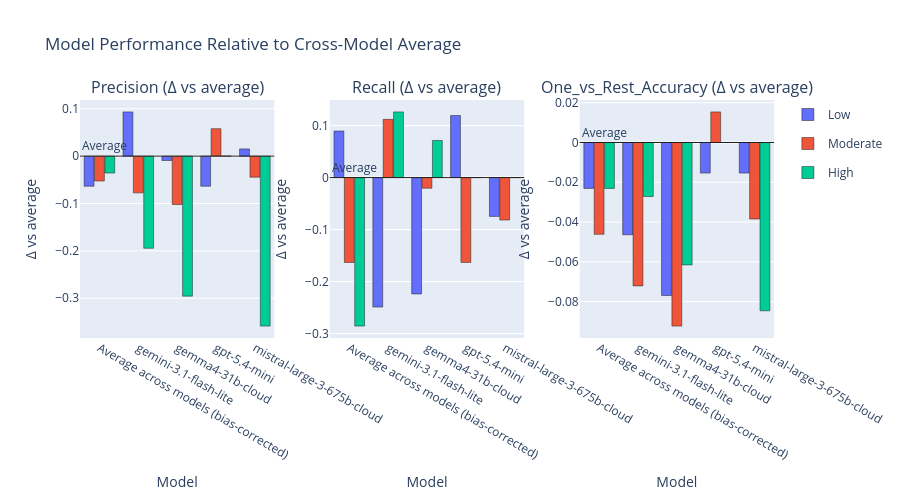

Notebook code for this chart:
### Code cell
# Compare each model against the "Average across models" baseline, per class.
# Support is excluded here: it's a sample count, not a higher-is-better metric,
# so "better/worse than average" doesn't apply to it.
delta_metrics = ["Precision", "Recall", "One_vs_Rest_Accuracy"]
colors = {"Low": "#636EFA", "Moderate": "#EF553B", "High": "#00CC96"}

average_metrics_df = (
    class_metrics_df.loc[class_metrics_df["Model"] == AVERAGE_MODEL_NAME, ["Class"] + delta_metrics]
    .rename(columns={metric: f"{metric}_avg" for metric in delta_metrics})
)

delta_df = class_metrics_df[class_metrics_df["Model"] != AVERAGE_MODEL_NAME].merge(
    average_metrics_df, on="Class", how="left"
)
for metric in delta_metrics:
    delta_df[f"{metric}_delta"] = delta_df[metric] - delta_df[f"{metric}_avg"]

model_order = sorted(delta_df["Model"].unique())

fig = make_subplots(
    rows=1, cols=3,
    subplot_titles=[f"{m} (Δ vs average)" for m in delta_metrics],
    horizontal_spacing=0.08,
)

for col_idx, metric in enumerate(delta_metrics, start=1):
    for class_label in LABEL_ORDER:
        class_data = (
            delta_df[delta_df["Class"] == class_label]
            .set_index("Model")
            .reindex(model_order)
            .reset_index()
        )
        fig.add_trace(
            go.Bar(
                x=class_data["Model"],
                y=class_data[f"{metric}_delta"],
                name=class_label,
                marker=dict(color=colors[class_label], line=dict(color="#1f1f1f", width=0.5)),
                legendgroup=class_label,
                showlegend=(col_idx == 1),
                customdata=np.stack([class_data[metric], class_data[f"{metric}_avg"]], axis=-1),
                hovertemplate=(
                    f"<b>{class_label}</b><br>"
                    "Model: %{x}<br>"
                    f"{metric}: %{{customdata[0]:.3f}}<br>"
                    "Average: %{customdata[1]:.3f}<br>"
                    "Δ: %{y:+.3f}"
                    "<extra></extra>"
                ),
            ),
            row=1,
            col=col_idx,
        )
    fig.add_hline(
        y=0,
        line_width=1,
        line_color="#1f1f1f",
        annotation_text="Average",
        annotation_position="top left",
        row=1,
        col=col_idx,
    )
    fig.update_yaxes(title_text="Δ vs average", row=1, col=col_idx)
    fig.update_xaxes(title_text="Model", row=1, col=col_idx)

fig.update_layout(
    title_text="Model Performance Relative to Cross-Model Average",
    barmode="group",
    bargap=0.2,
    bargroupgap=0.05,
    height=500,
    hovermode="closest",
)

fig.show()

### Figure 1 — Plotly figure (JSON) as saved in the notebook; plotly's stock layout.template omitted (floating-point values rounded to 4 significant figures)
{"data": [{"customdata": [[0.6667, 0.7302], [0.8235, 0.7302], [0.7209, 0.7302], [0.6667, 0.7302], [0.7455, 0.7302]], "hovertemplate": "<b>Low</b><br>Model: %{x}<br>Precision: %{customdata[0]:.3f}<br>Average: %{customdata[1]:.3f}<br>Δ: %{y:+.3f}<extra></extra>", "legendgroup": "Low", "marker": {"color": "#636EFA", "line": {"color": "#1f1f1f", "width": 0.5}}, "name": "Low", "showlegend": true, "type": "bar", "x": ["Average across models (bias-corrected)", "gemini-3.1-flash-lite", "gemma4-31b-cloud", "gpt-5.4-mini", "mistral-large-3-675b-cloud"], "xaxis": "x", "y": [-0.06349, 0.09337, -0.009228, -0.06349, 0.0153], "yaxis": "y"}, {"customdata": [[0.5111, 0.5636], [0.4861, 0.5636], [0.4615, 0.5636], [0.6216, 0.5636], [0.5192, 0.5636]], "hovertemplate": "<b>Moderate</b><br>Model: %{x}<br>Precision: %{customdata[0]:.3f}<br>Average: %{customdata[1]:.3f}<br>Δ: %{y:+.3f}<extra></extra>", "legendgroup": "Moderate", "marker": {"color": "#EF553B", "line": {"color": "#1f1f1f", "width": 0.5}}, "name": "Moderate", "showlegend": true, "type": "bar", "x": ["Average across models (bias-corrected)", "gemini-3.1-flash-lite", "gemma4-31b-cloud", "gpt-5.4-mini", "mistral-large-3-675b-cloud"], "xaxis": "x", "y": [-0.05253, -0.07753, -0.1021, 0.05799, -0.04441], "yaxis": "y"}, {"customdata": [[0.7143, 0.75], [0.5556, 0.75], [0.4545, 0.75], [0.75, 0.75], [0.3913, 0.75]], "hovertemplate": "<b>High</b><br>Model: %{x}<br>Precision: %{customdata[0]:.3f}<br>Average: %{customdata[1]:.3f}<br>Δ: %{y:+.3f}<extra></extra>", "legendgroup": "High", "marker": {"color": "#00CC96", "line": {"color": "#1f1f1f", "width": 0.5}}, "name": "High", "showlegend": true, "type": "bar", "x": ["Average across models (bias-corrected)", "gemini-3.1-flash-lite", "gemma4-31b-cloud", "gpt-5.4-mini", "mistral-large-3-675b-cloud"], "xaxis": "x", "y": [-0.03571, -0.1944, -0.2955, 0.0, -0.3587], "yaxis": "y"}, {"customdata": [[0.7761, 0.6866], [0.4375, 0.6866], [0.4627, 0.6866], [0.806, 0.6866], [0.6119, 0.6866]], "hovertemplate": "<b>Low</b><br>Model: %{x}<br>Recall: %{customdata[0]:.3f}<br>Average: %{customdata[1]:.3f}<br>Δ: %{y:+.3f}<extra></extra>", "legendgroup": "Low", "marker": {"color": "#636EFA", "line": {"color": "#1f1f1f", "width": 0.5}}, "name": "Low", "showlegend": false, "type": "bar", "x": ["Average across models (bias-corrected)", "gemini-3.1-flash-lite", "gemma4-31b-cloud", "gpt-5.4-mini", "mistral-large-3-675b-cloud"], "xaxis": "x2", "y": [0.08955, -0.2491, -0.2239, 0.1194, -0.07463], "yaxis": "y2"}, {"customdata": [[0.4694, 0.6327], [0.7447, 0.6327], [0.6122, 0.6327], [0.4694, 0.6327], [0.551, 0.6327]], "hovertemplate": "<b>Moderate</b><br>Model: %{x}<br>Recall: %{customdata[0]:.3f}<br>Average: %{customdata[1]:.3f}<br>Δ: %{y:+.3f}<extra></extra>", "legendgroup": "Moderate", "marker": {"color": "#EF553B", "line": {"color": "#1f1f1f", "width": 0.5}}, "name": "Moderate", "showlegend": false, "type": "bar", "x": ["Average across models (bias-corrected)", "gemini-3.1-flash-lite", "gemma4-31b-cloud", "gpt-5.4-mini", "mistral-large-3-675b-cloud"], "xaxis": "x2", "y": [-0.1633, 0.112, -0.02041, -0.1633, -0.08163], "yaxis": "y2"}, {"customdata": [[0.3571, 0.6429], [0.7692, 0.6429], [0.7143, 0.6429], [0.6429, 0.6429], [0.6429, 0.6429]], "hovertemplate": "<b>High</b><br>Model: %{x}<br>Recall: %{customdata[0]:.3f}<br>Average: %{customdata[1]:.3f}<br>Δ: %{y:+.3f}<extra></extra>", "legendgroup": "High", "marker": {"color": "#00CC96", "line": {"color": "#1f1f1f", "width": 0.5}}, "name": "High", "showlegend": false, "type": "bar", "x": ["Average across models (bias-corrected)", "gemini-3.1-flash-lite", "gemma4-31b-cloud", "gpt-5.4-mini", "mistral-large-3-675b-cloud"], "xaxis": "x2", "y": [-0.2857, 0.1264, 0.07143, 0.0, 0.0], "yaxis": "y2"}, {"customdata": [[0.6846, 0.7077], [0.6613, 0.7077], [0.6308, 0.7077], [0.6923, 0.7077], [0.6923, 0.7077]], "hovertemplate": "<b>Low</b><br>Model: %{x}<br>One_vs_Rest_Accuracy: %{customdata[0]:.3f}<br>Average: %{customdata[1]:.3f}<br>Δ: %{y:+.3f}<extra></extra>", "legendgroup": "Low", "marker": {"color": "#636EFA", "line": {"color": "#1f1f1f", "width": 0.5}}, "name": "Low", "showlegend": false, "type": "bar", "x": ["Average across models (bias-corrected)", "gemini-3.1-flash-lite", "gemma4-31b-cloud", "gpt-5.4-mini", "mistral-large-3-675b-cloud"], "xaxis": "x3", "y": [-0.02308, -0.0464, -0.07692, -0.01538, -0.01538], "yaxis": "y3"}, {"customdata": [[0.6308, 0.6769], [0.6048, 0.6769], [0.5846, 0.6769], [0.6923, 0.6769], [0.6385, 0.6769]], "hovertemplate": "<b>Moderate</b><br>Model: %{x}<br>One_vs_Rest_Accuracy: %{customdata[0]:.3f}<br>Average: %{customdata[1]:.3f}<br>Δ: %{y:+.3f}<extra></extra>", "legendgroup": "Moderate", "marker": {"color": "#EF553B", "line": {"color": "#1f1f1f", "width": 0.5}}, "name": "Moderate", "showlegend": false, "type": "bar", "x": ["Average across models (bias-corrected)", "gemini-3.1-flash-lite", "gemma4-31b-cloud", "gpt-5.4-mini", "mistral-large-3-675b-cloud"], "xaxis": "x3", "y": [-0.04615, -0.07208, -0.09231, 0.01538, -0.03846], "yaxis": "y3"}, {"customdata": [[0.9154, 0.9385], [0.9113, 0.9385], [0.8769, 0.9385], [0.9385, 0.9385], [0.8538, 0.9385]], "hovertemplate": "<b>High</b><br>Model: %{x}<br>One_vs_Rest_Accuracy: %{customdata[0]:.3f}<br>Average: %{customdata[1]:.3f}<br>Δ: %{y:+.3f}<extra></extra>", "legendgroup": "High", "marker": {"color": "#00CC96", "line": {"color": "#1f1f1f", "width": 0.5}}, "name": "High", "showlegend": false, "type": "bar", "x": ["Average across models (bias-corrected)", "gemini-3.1-flash-lite", "gemma4-31b-cloud", "gpt-5.4-mini", "mistral-large-3-675b-cloud"], "xaxis": "x3", "y": [-0.02308, -0.02717, -0.06154, 0.0, -0.08462], "yaxis": "y3"}], "layout": {"annotations": [{"font": {"size": 16}, "showarrow": false, "text": "Precision (Δ vs average)", "x": 0.14, "xanchor": "center", "xref": "paper", "y": 1, "yanchor": "bottom", "yref": "paper"}, {"font": {"size": 16}, "showarrow": false, "text": "Recall (Δ vs average)", "x": 0.5, "xanchor": "center", "xref": "paper", "y": 1, "yanchor": "bottom", "yref": "paper"}, {"font": {"size": 16}, "showarrow": false, "text": "One_vs_Rest_Accuracy (Δ vs average)", "x": 0.86, "xanchor": "center", "xref": "paper", "y": 1, "yanchor": "bottom", "yref": "paper"}, {"showarrow": false, "text": "Average", "x": 0, "xanchor": "left", "xref": "x domain", "y": 0, "yanchor": "bottom", "yref": "y"}, {"showarrow": false, "text": "Average", "x": 0, "xanchor": "left", "xref": "x2 domain", "y": 0, "yanchor": "bottom", "yref": "y2"}, {"showarrow": false, "text": "Average", "x": 0, "xanchor": "left", "xref": "x3 domain", "y": 0, "yanchor": "bottom", "yref": "y3"}], "bargap": 0.2, "bargroupgap": 0.05, "barmode": "group", "height": 500, "hovermode": "closest", "shapes": [{"line": {"color": "#1f1f1f", "width": 1}, "type": "line", "x0": 0, "x1": 1, "xref": "x domain", "y0": 0, "y1": 0, "yref": "y"}, {"line": {"color": "#1f1f1f", "width": 1}, "type": "line", "x0": 0, "x1": 1, "xref": "x2 domain", "y0": 0, "y1": 0, "yref": "y2"}, {"line": {"color": "#1f1f1f", "width": 1}, "type": "line", "x0": 0, "x1": 1, "xref": "x3 domain", "y0": 0, "y1": 0, "yref": "y3"}], "title": {"text": "Model Performance Relative to Cross-Model Average"}, "xaxis": {"anchor": "y", "domain": [0, 0.28], "title": {"text": "Model"}}, "xaxis2": {"anchor": "y2", "domain": [0.36, 0.64], "title": {"text": "Model"}}, "xaxis3": {"anchor": "y3", "domain": [0.72, 1], "title": {"text": "Model"}}, "yaxis": {"anchor": "x", "domain": [0, 1], "title": {"text": "Δ vs average"}}, "yaxis2": {"anchor": "x2", "domain": [0, 1], "title": {"text": "Δ vs average"}}, "yaxis3": {"anchor": "x3", "domain": [0, 1], "title": {"text": "Δ vs average"}}}}
